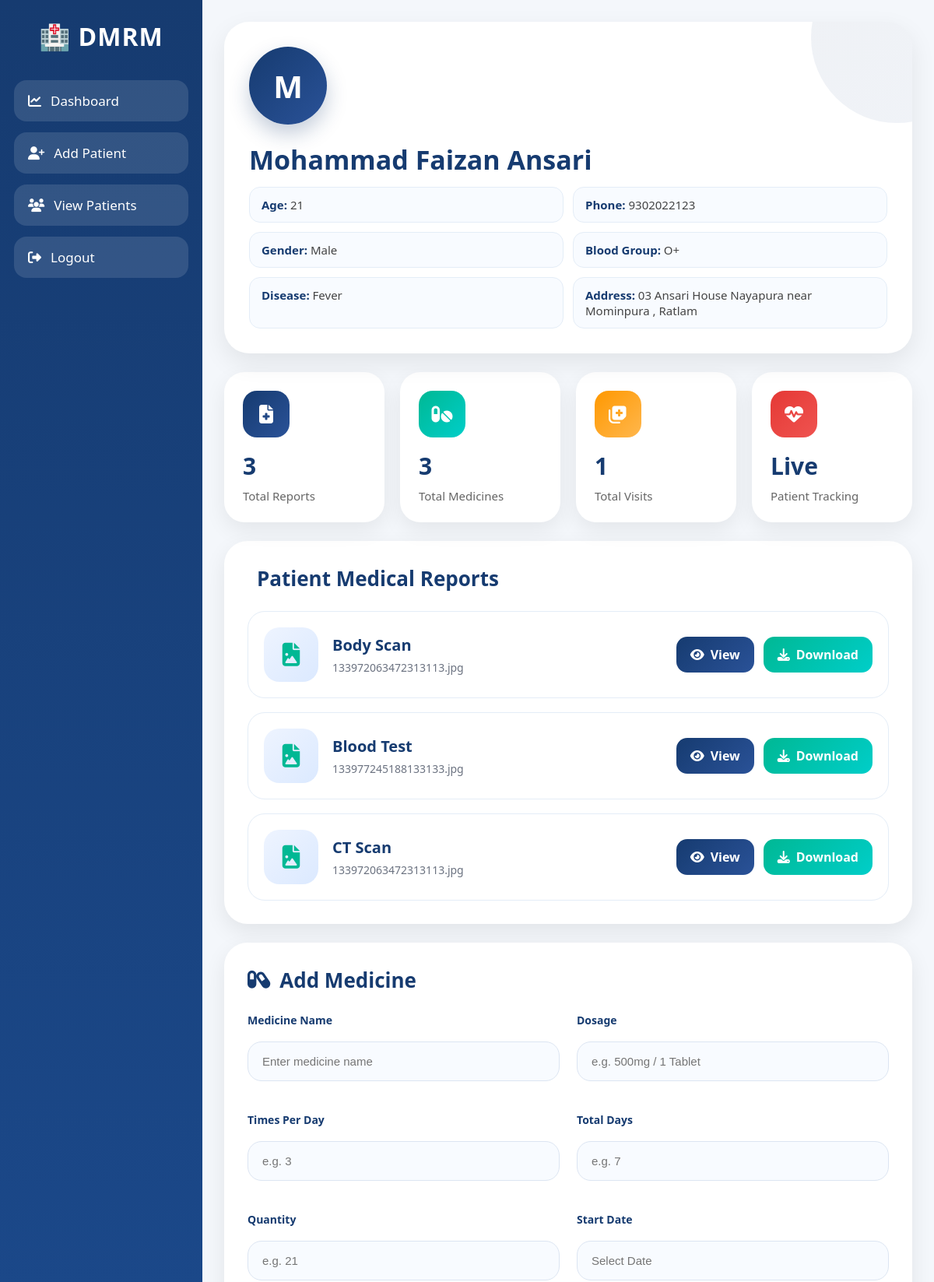
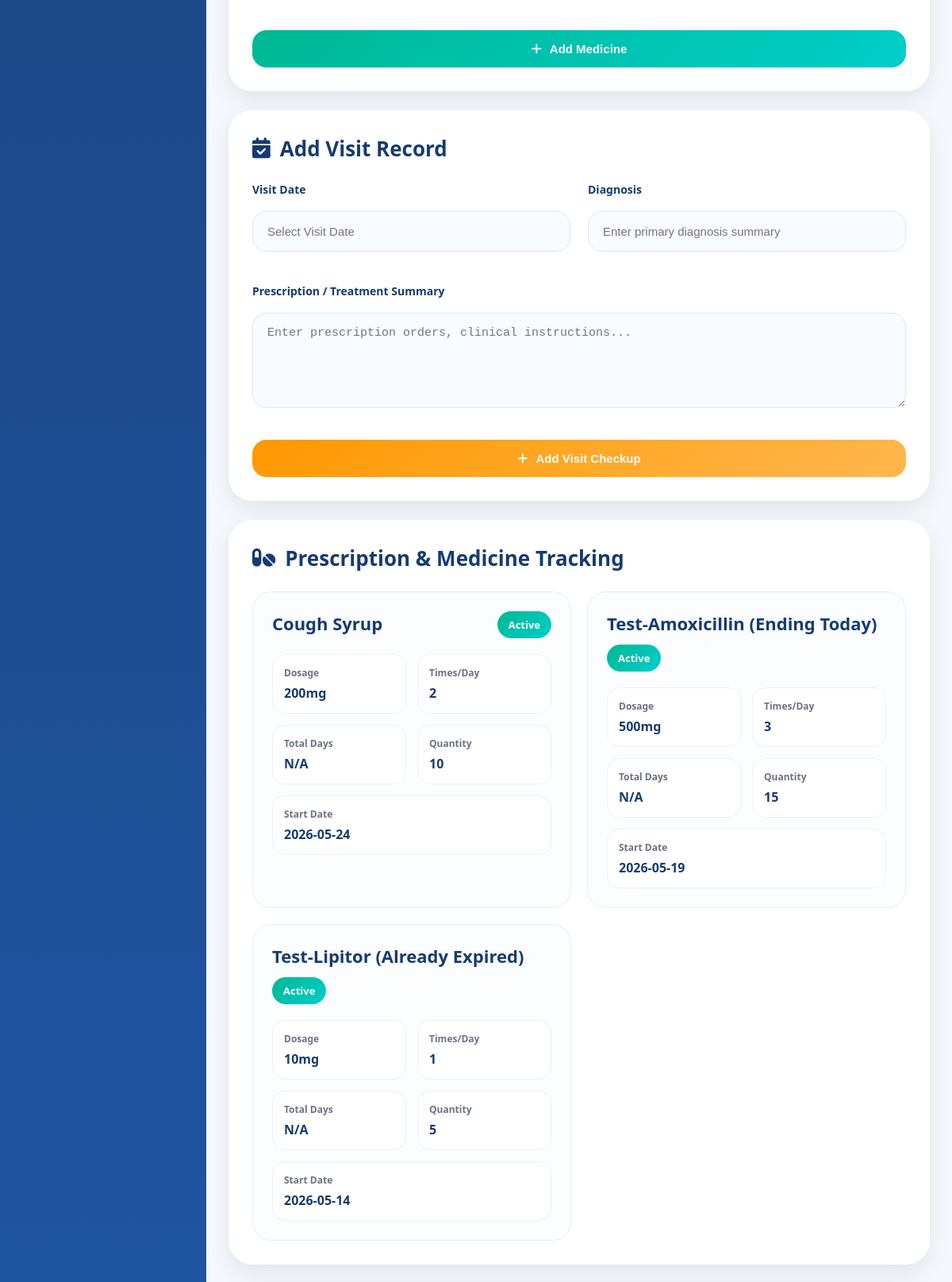
The page /patient/1 (signed in, upper part) on the database its author committed (2 pictures, top to bottom).
### tables this page shows
CREATE TABLE patients (
        id INTEGER PRIMARY KEY AUTOINCREMENT,
        doctor_id INTEGER,
        name TEXT,
        age INTEGER,
        gender TEXT,
        phone TEXT,
        email TEXT,
        disease TEXT,
        blood_group TEXT,
        address TEXT,
        report TEXT,
        FOREIGN KEY(doctor_id) REFERENCES doctors(id)
    );

CREATE TABLE patient_reports (
        id INTEGER PRIMARY KEY AUTOINCREMENT,
        patient_id INTEGER,
        report_name TEXT,
        file_name TEXT,
        uploaded_at TIMESTAMP DEFAULT CURRENT_TIMESTAMP,
        FOREIGN KEY(patient_id) REFERENCES patients(id)
    );

CREATE TABLE medicines (
        id INTEGER PRIMARY KEY AUTOINCREMENT,
        patient_id INTEGER,
        medicine_name TEXT,
        dosage TEXT,
        times_per_day INTEGER,
        total_days INTEGER,
        quantity INTEGER,
        start_date TEXT,
        reminder_sent INTEGER DEFAULT 0,
        FOREIGN KEY(patient_id) REFERENCES patients(id)
    );

### app.py (the view)
@app.route("/patient/<int:id>")
def patient_profile(id):
    if not is_logged_in():
        return redirect("/login")
    conn = sqlite3.connect(DATABASE)
    conn.row_factory = sqlite3.Row
    cur = conn.cursor()
    cur.execute("SELECT * FROM patients WHERE id=?", (id,))
    patient = cur.fetchone()
    cur.execute("SELECT * FROM patient_reports WHERE patient_id=? ORDER BY uploaded_at DESC", (id,))
    reports = cur.fetchall()
    cur.execute("SELECT * FROM medicines WHERE patient_id=?", (id,))
    medicines = cur.fetchall()
    cur.execute("SELECT * FROM visits WHERE patient_id=? ORDER BY visit_date DESC", (id,))
    visits = cur.fetchall()
    updated_medicines = []
    for med in medicines:
        try:
            start_date = med["start_date"]
            duration = med["total_days"]
            start = datetime.strptime(start_date, "%Y-%m-%d")
            end = start + timedelta(days=int(duration))
            today = datetime.now()
            if today > end:
                status = "Finished ❌"
            else:
                days_left = (end - today).days
                if days_left <= 0:
                    status = "Finishing Today ⚠️"
                elif days_left == 1:
                    status = "Finishing Tomorrow ⚠️"
                else:
                    status = f"{days_left} days left"
        except Exception:
            status = "Unknown"
            start_date = med["start_date"]
            duration = med["total_days"]
        updated_medicines.append({
            "medicine_name": med["medicine_name"],
            "dosage": med["dosage"],
            "times_per_day": med["times_per_day"],
            "quantity": med["quantity"],
            "start_date": start_date,
            "duration": duration,
            "status": status
        })
    conn.close()
    return render_template(
        "patient_profile.html",
        patient=patient,
        reports=reports,
        medicines=updated_medicines,
        visits=visits
    )

### app.py (called while the page is built)
def is_logged_in():
    return session.get("logged_in")

### templates/patient_profile.html (shortened to what this page needs)
{% extends "base.html" %}
{% block content %}
<link
rel="stylesheet"
href="https://cdnjs.cloudflare.com/ajax/libs/font-awesome/6.5.1/css/all.min.css"
/>
<link
rel="stylesheet"
href="https://cdn.jsdelivr.net/npm/flatpickr/dist/themes/dark.css"
/>
<div class="profile-header">
    <div class="profile-top">
        <div class="profile-user">
            <div class="profile-avatar">
                {{ patient.name[0] | upper if patient.name else 'P' }}
            </div>
            <div class="profile-details">
                <h2>{{ patient.name }}</h2>
                <div class="profile-info-grid">
                    <div class="profile-info-item">
                        <strong>Age:</strong> {{ patient.age }}
                    </div>
                    <div class="profile-info-item">
                        <strong>Phone:</strong> {{ patient.phone }}
                    </div>
                    <div class="profile-info-item">
                        <strong>Gender:</strong> {{ patient.gender if patient.gender else 'Not Added' }}
                    </div>
                    <div class="profile-info-item">
                        <strong>Blood Group:</strong> {{ patient.blood_group if patient.blood_group else 'Not Added' }}
                    </div>
                    <div class="profile-info-item">
                        <strong>Disease:</strong> {{ patient.disease if patient.disease else 'Not Added' }}
                    </div>
                    <div class="profile-info-item">
                        <strong>Address:</strong> {{ patient.address if patient.address else 'Not Added' }}
                    </div>
                </div>
            </div>
        </div>
    </div>
</div>
<div class="stats-grid">
    <div class="stats-card">
        <div class="stats-icon stats-blue">
            <i class="fa-solid fa-file-medical"></i>
        </div>
        <h4>{{ reports|length if reports else 0 }}</h4>
        <p>Total Reports</p>
    </div>
    <div class="stats-card">
        <div class="stats-icon stats-green">
            <i class="fa-solid fa-pills"></i>
        </div>
        <h4>{{ medicines|length if medicines else 0 }}</h4>
        <p>Total Medicines</p>
    </div>
    <div class="stats-card">
        <div class="stats-icon stats-orange">
            <i class="fa-solid fa-notes-medical"></i>
        </div>
        <h4>{{ visits|length if visits else 0 }}</h4>
        <p>Total Visits</p>
    </div>
    <div class="stats-card">
        <div class="stats-icon stats-red">
            <i class="fa-solid fa-heart-pulse"></i>
        </div>
        <h4>Live</h4>
        <p>Patient Tracking</p>
    </div>
</div>
<div class="profile-card">
    <h3>
         Patient Medical Reports
    </h3>
    {% if reports and reports|length > 0 %}
    <div class="reports-grid">
        {% for report in reports %}
        {% set file_name = report.file_name if report.file_name else '' %}
        {% set file_lower = file_name|lower %}
        <div class="report-card">
            <div class="report-left">
                <div class="report-file-icon">
                    {% if '.pdf' in file_lower %}
                        <i class="fa-solid fa-file-pdf" style="color:#e53935;"></i>
                    {% elif '.png' in file_lower or '.jpg' in file_lower or '.jpeg' in file_lower %}
                        <i class="fa-solid fa-file-image" style="color:#00b894;"></i>
                    {% else %}
                        <i class="fa-solid fa-file"></i>
                    {% endif %}
                </div>
                <div class="report-info">
                    <h4>{{ report.report_name }}</h4>
                    <p>{{ file_name }}</p>
                </div>
            </div>
            <div class="report-actions">
                <a href="{{ url_for('uploaded_file', filename=file_name) }}" target="_blank" class="report-view-btn">
                    <i class="fa-solid fa-eye"></i> View
                </a>
                <a href="{{ url_for('uploaded_file', filename=file_name) }}" download class="report-download-btn">
                    <i class="fa-solid fa-download"></i> Download
                </a>
            </div>
        </div>
        {% endfor %}
    </div>
    {% endif %}
</div>
<div class="profile-card">
    <h3>
        <i class="fa-solid fa-capsules"></i> Add Medicine
    </h3>
    <form method="POST" action="{{ url_for('add_medicine', patient_id=patient.id) }}" class="modern-form">
        <div class="form-group">
            <label>Medicine Name</label>
            <input type="text" name="medicine_name" placeholder="Enter medicine name" required>
        </div>
        <div class="form-group">
            <label>Dosage</label>
            <input type="text" name="dosage" placeholder="e.g. 500mg / 1 Tablet">
        </div>
        <div class="form-group">
            <label>Times Per Day</label>
            <input type="number" name="times_per_day" placeholder="e.g. 3" min="1">
        </div>
        <div class="form-group">
            <label>Total Days</label>
            <input type="number" name="total_days" placeholder="e.g. 7" min="1">
        </div>
        <div class="form-group">
            <label>Quantity</label>
            <input type="number" name="quantity" placeholder="e.g. 21" min="1">
        </div>
        <div class="form-group">
            <label>Start Date</label>
            <input type="text" name="start_date" class="modern-calendar" placeholder="Select Date" required>
        </div>
        <div class="form-group full">
            <button type="submit" class="profile-btn btn-green">
                <i class="fa-solid fa-plus"></i> Add Medicine
            </button>
        </div>
    </form>
</div>
<div class="profile-card">
    <h3>
        <i class="fa-solid fa-calendar-check"></i> Add Visit Record
    </h3>
    <form method="POST" action="{{ url_for('add_visit', patient_id=patient.id) }}" class="modern-form">
        <div class="form-group">
            <label>Visit Date</label>
            <input type="text" name="visit_date" class="modern-calendar" placeholder="Select Visit Date" required>
        </div>
        <div class="form-group">
            <label>Diagnosis</label>
            <input type="text" name="diagnosis" placeholder="Enter primary diagnosis summary" required>
        </div>
        <div class="form-group full">
            <label>Prescription / Treatment Summary</label>
            <textarea name="prescription" placeholder="Enter prescription orders, clinical instructions..." required></textarea>
        </div>
        <div class="form-group full">
            <button type="submit" class="profile-btn btn-orange">
                <i class="fa-solid fa-plus"></i> Add Visit Checkup
            </button>
        </div>
    </form>
</div>
<div class="profile-card">
    <h3>
        <i class="fa-solid fa-pills"></i> Prescription & Medicine Tracking
    </h3>
    {% if medicines %}
    <div class="medicine-grid">
        {% for med in medicines %}
        <div class="medicine-card">
            <div class="medicine-top">
                <span class="medicine-name">{{ med.medicine_name }}</span>
                <span class="medicine-status status-active">Active</span>
            </div>
            <div class="medicine-details">
                <div class="medicine-box"><label>Dosage</label><span>{{ med.dosage if med.dosage else 'N/A' }}</span></div>
                <div class="medicine-box"><label>Times/Day</label><span>{{ med.times_per_day if med.times_per_day else 'N/A' }}</span></div>
                <div class="medicine-box"><label>Total Days</label><span>{{ med.total_days if med.total_days else 'N/A' }}</span></div>
                <div class="medicine-box"><label>Quantity</label><span>{{ med.quantity if med.quantity else 'N/A' }}</span></div>
                <div class="medicine-box visit-full"><label>Start Date</label><span>{{ med.start_date }}</span></div>
            </div>
        </div>
        {% endfor %}
    </div>
    {% else %}
    <p class="empty-text">No medicine data records configured for this patient.</p>
    {% endif %}
</div>
{% endblock %}

### static/style.css (style rules this page uses)
* { margin:0; padding:0; box-sizing:border-box; }
body { font-family:'Segoe UI',sans-serif; background:#f4f7fb; overflow-x:hidden; color:#222; }
input, select, textarea { width:100%; padding:14px; margin:8px 0 18px 0; border-radius:12px; border:1px solid #ccc; font-size:15px; transition:0.3s; }

### rows shown on the page
patients: name "M", name "Mohammad Faizan Ansari", age "21", phone "9302022123", gender "Male", blood_group "O+", disease "Fever", address "03 Ansari House Nayapura near Mominpura , Ratlam"
patient_reports: report_name "Body Scan", file_name "133972063472313113.jpg"
patient_reports: report_name "Blood Test", file_name "133977245188133133.jpg"
patient_reports: report_name "CT Scan", file_name "133972063472313113.jpg"
medicines: medicine_name "Cough Syrup", dosage "200mg", times_per_day "2", total_days "N/A", quantity "10", start_date "2026-05-24"
medicines: medicine_name "Test-Amoxicillin (Ending Today)", dosage "500mg", times_per_day "3", total_days "N/A", quantity "15", start_date "2026-05-19"
medicines: medicine_name "Test-Lipitor (Already Expired)", dosage "10mg", times_per_day "1", total_days "N/A", quantity "5", start_date "2026-05-14"

### other values the page prints
{{ reports|length if reports else 0 }} "3"
{{ medicines|length if medicines else 0 }} "3"
{{ visits|length if visits else 0 }} "1"
